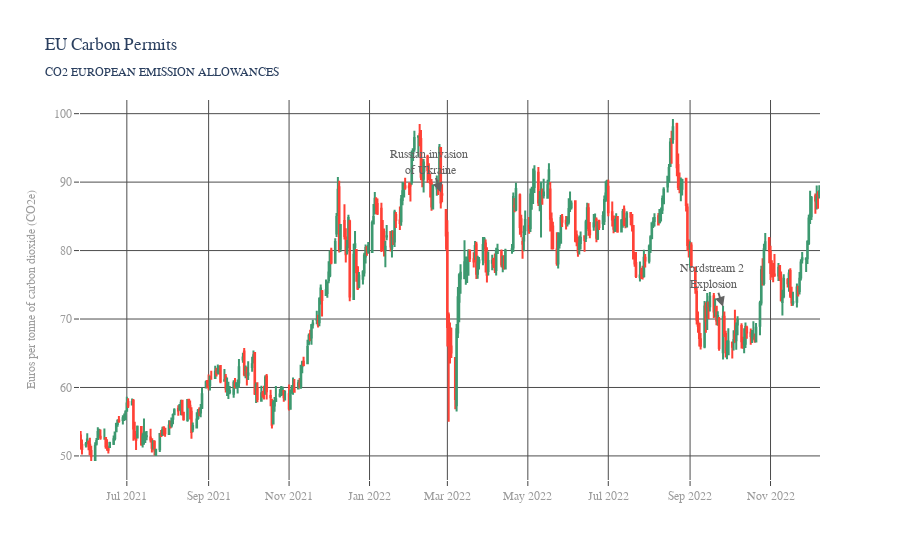

Notebook code cell kept with this figure:
### Code cell
candlestick_chart(filename="CO2", y_axis_title="Euros per tonne of carbon dioxide (CO2e)", title="EU Carbon Permits<br><sub>CO2 EUROPEAN EMISSION ALLOWANCES</sub>")

### Figure 1 — Plotly figure (JSON) as saved in the notebook; plotly's stock layout.template omitted (floating-point values rounded to 4 significant figures; data arrays with more than 128 entries replaced by an {"elided": "..."} marker saying what was removed)
{"data": [{"close": {"elided": "399 float values"}, "high": {"elided": "399 float values"}, "low": {"elided": "399 float values"}, "open": {"elided": "399 float values"}, "type": "candlestick", "x": {"elided": "399 str values"}}], "layout": {"annotations": [{"align": "center", "arrowcolor": "#636363", "arrowhead": 2, "arrowsize": 1, "arrowwidth": 2, "font": {"color": "#636363", "family": "Courier New, monospace", "size": 12}, "showarrow": true, "text": "Russian invasion <br>of Ukraine", "x": "2022-02-24T00:00:00", "y": 87.03, "yshift": 10}, {"align": "center", "arrowcolor": "#636363", "arrowhead": 2, "arrowsize": 1, "arrowwidth": 2, "font": {"color": "#636363", "family": "Courier New, monospace", "size": 12}, "showarrow": true, "text": "Nordstream 2 <br>Explosion", "x": "2022-09-26T00:00:00", "y": 70.33, "yshift": 10}], "font": {"family": "Helvetica"}, "legend": {"font": {"size": 14}}, "paper_bgcolor": "rgba(0,0,0,0)", "plot_bgcolor": "rgba(0,0,0,0)", "title": {"text": "EU Carbon Permits<br><sub>CO2 EUROPEAN EMISSION ALLOWANCES</sub>"}, "xaxis": {"gridcolor": "#4c4c4c", "gridwidth": 1, "mirror": true, "rangeslider": {"visible": false}, "showline": true, "tickfont": {"color": "#9c9c9c", "family": "Helvetica", "size": 12}, "ticks": "outside", "title": {"font": {"color": "#9c9c9c", "size": 12}, "text": ""}}, "yaxis": {"gridcolor": "#4c4c4c", "gridwidth": 1, "mirror": true, "showline": true, "tickfont": {"color": "#9c9c9c", "family": "Helvetica", "size": 12}, "ticks": "outside", "title": {"font": {"color": "#9c9c9c", "size": 12}, "text": "Euros per tonne of carbon dioxide (CO2e)"}}}}
